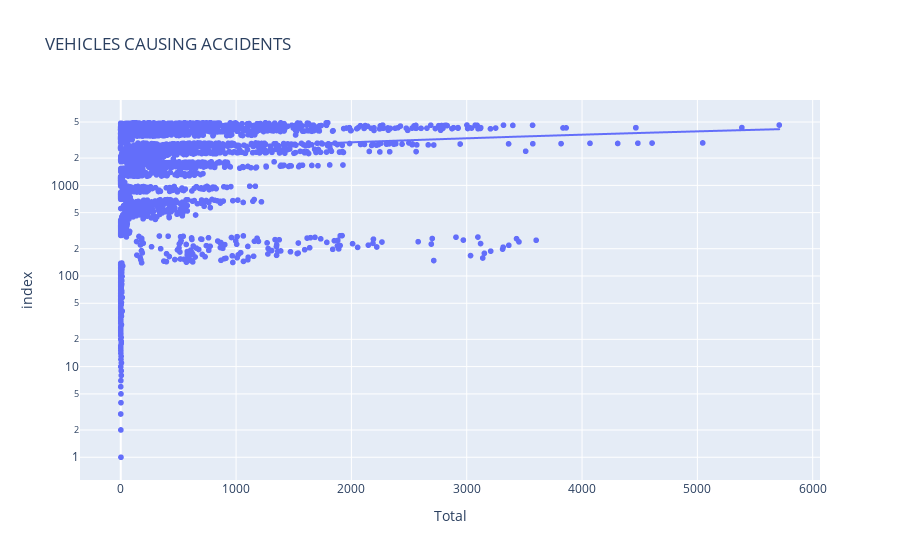

Notebook cell for this chart:
### Code cell
fig1 = px.scatter(acc_mode, x='Total', title='VEHICLES CAUSING ACCIDENTS', trendline='ols', log_y=True)
fig1.show()

### Figure 1 — Plotly figure (JSON) as saved in the notebook; plotly's stock layout.template omitted (floating-point values rounded to 4 significant figures; data arrays with more than 128 entries replaced by an {"elided": "..."} marker saying what was removed)
{"data": [{"hovertemplate": "Total=%{x}<br>index=%{y}<extra></extra>", "legendgroup": "", "marker": {"color": "#636efa", "symbol": "circle"}, "mode": "markers", "name": "", "showlegend": false, "type": "scattergl", "x": {"elided": "4910 int values"}, "xaxis": "x", "y": {"elided": "4910 int values"}, "yaxis": "y"}, {"hovertemplate": "<b>OLS trendline</b><br>index = 0.318466 * Total + 2351.2<br>R<sup>2</sup>=0.016736<br><br>Total=%{x}<br>index=%{y} <b>(trend)</b><extra></extra>", "legendgroup": "", "marker": {"color": "#636efa", "symbol": "circle"}, "mode": "lines", "name": "", "showlegend": false, "type": "scattergl", "x": {"elided": "4910 int values"}, "xaxis": "x", "y": {"elided": "4910 float values"}, "yaxis": "y"}], "layout": {"legend": {"tracegroupgap": 0}, "title": {"text": "VEHICLES CAUSING ACCIDENTS"}, "xaxis": {"anchor": "y", "domain": [0, 1], "title": {"text": "Total"}}, "yaxis": {"anchor": "x", "domain": [0, 1], "title": {"text": "index"}, "type": "log"}}}
